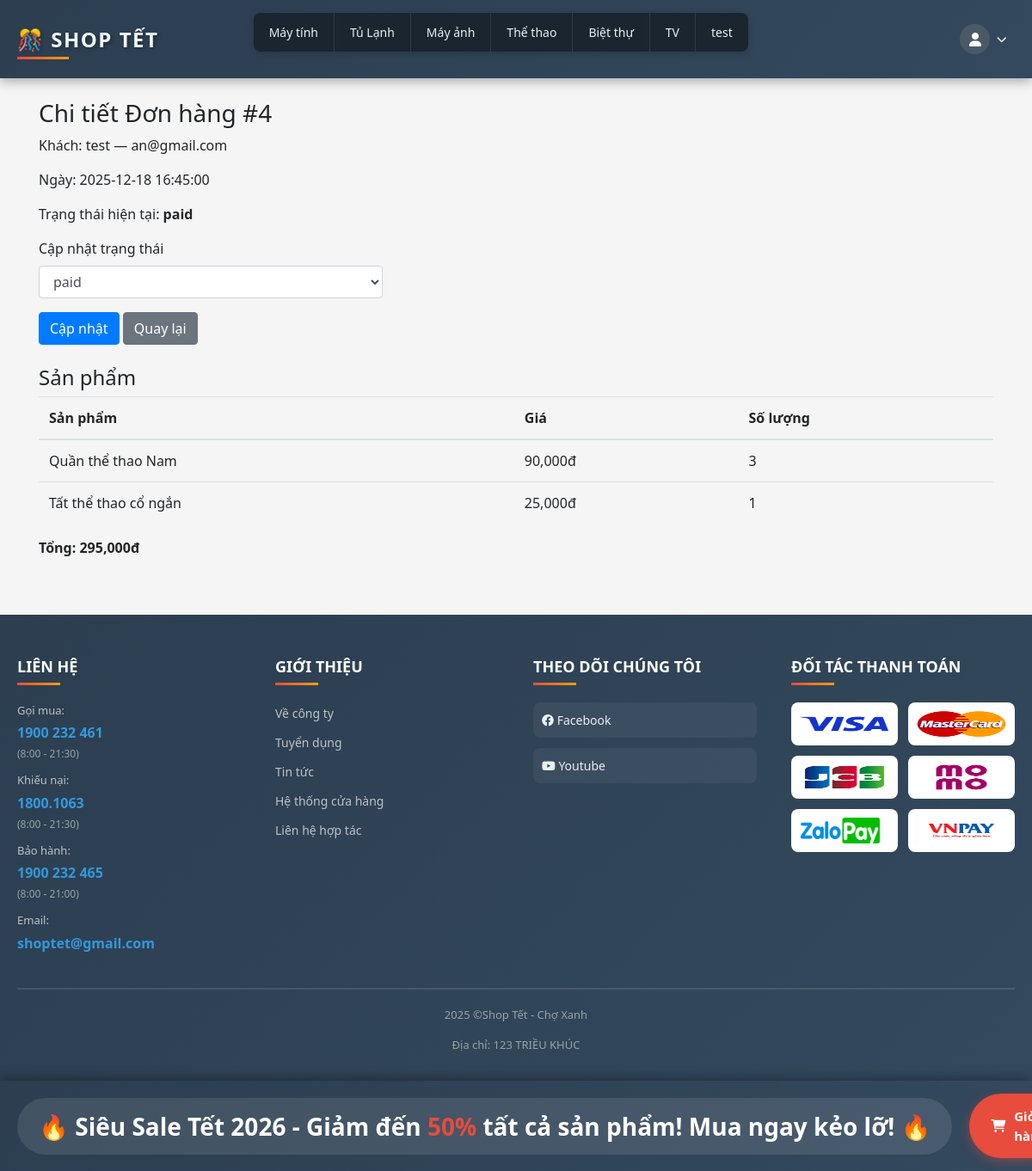
The page /index.php?page=order_view&id=4 (signed in) on the database as committed earlier.
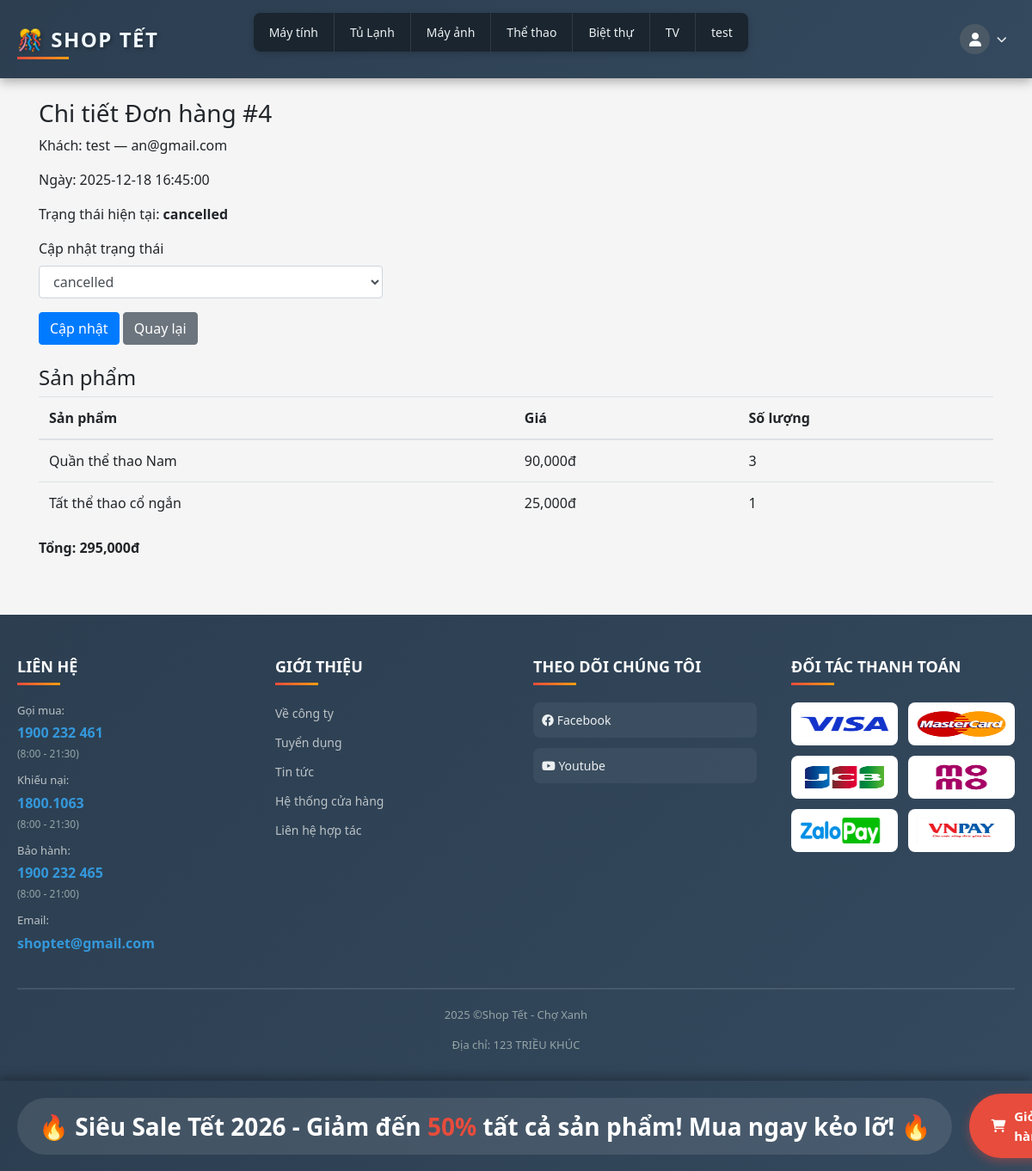
The same page on the database as committed later.
### tables this page shows
CREATE TABLE `orders` (
  `id` int(11) NOT NULL,
  `user_id` int(11) DEFAULT NULL,
  `total_amount` decimal(12,2) DEFAULT NULL,
  `status` enum('pending','paid','shipping','completed','cancelled') DEFAULT 'pending',
  `created_at` datetime DEFAULT current_timestamp()
);

CREATE TABLE `users` (
  `id` int(11) NOT NULL,
  `username` varchar(50) NOT NULL,
  `password` varchar(255) NOT NULL,
  `email` varchar(100) DEFAULT NULL,
  `phone` varchar(15) DEFAULT NULL,
  `role` enum('admin','customer') DEFAULT 'customer'
);

### pages/order_view.php (the view, shortened to what this page needs)
<?php
include __DIR__ . '/../config/db.php';
$id = isset($_GET['id']) ? intval($_GET['id']) : 0;
$res = $conn->query("SELECT o.*, u.username, u.email FROM orders o LEFT JOIN users u ON u.id = o.user_id WHERE o.id = $id LIMIT 1");
$order = $res->fetch_assoc();
$items = [];
$r2 = $conn->query("SELECT oi.*, p.name FROM order_items oi LEFT JOIN products p ON p.id = oi.product_id WHERE oi.order_id = $id");
if ($r2) { while ($row = $r2->fetch_assoc()) $items[] = $row; }
?>
<div class="container mt-4">
    <h3>Chi tiết Đơn hàng #<?php echo $order['id']; ?></h3>
    <p>Khách: <?php echo htmlspecialchars($order['username'] ?? 'Khách'); ?> — <?php echo htmlspecialchars($order['email'] ?? ''); ?></p>
    <p>Ngày: <?php echo htmlspecialchars($order['created_at']); ?></p>
    <p>Trạng thái hiện tại: <strong><?php echo htmlspecialchars($order['status']); ?></strong></p>
    <form method="post" style="max-width:400px;">
        <div class="form-group">
            <label for="status">Cập nhật trạng thái</label>
            <select name="status" id="status" class="form-control">
                <?php foreach (['pending','paid','shipping','completed','cancelled'] as $s): ?>
                    <option value="<?php echo $s; ?>" <?php echo ($order['status']==$s)?'selected':''; ?>><?php echo $s; ?></option>
                <?php endforeach; ?>
            </select>
        </div>
        <button class="btn btn-primary">Cập nhật</button>
        <a href="index.php?page=admin_orders" class="btn btn-secondary">Quay lại</a>
    </form>
    <h4 class="mt-4">Sản phẩm</h4>
    <?php if (count($items) > 0): ?>
        <table class="table">
            <thead><tr><th>Sản phẩm</th><th>Giá</th><th>Số lượng</th></tr></thead>
            <tbody>
                <?php foreach ($items as $it): ?>
                    <tr>
                        <td><?php echo htmlspecialchars($it['name']); ?></td>
                        <td><?php echo number_format($it['price'],0); ?>đ</td>
                        <td><?php echo intval($it['quantity']); ?></td>
                    </tr>
                <?php endforeach; ?>
            </tbody>
        </table>
    <?php else: ?>
        <p>Không có sản phẩm.</p>
    <?php endif; ?>
    <p class="mt-3"><strong>Tổng: <?php echo number_format($order['total_amount'],0); ?>đ</strong></p>
</div>

Rows that differ between the two databases and show on the page:
changed orders "test": status "paid" → "cancelled"
